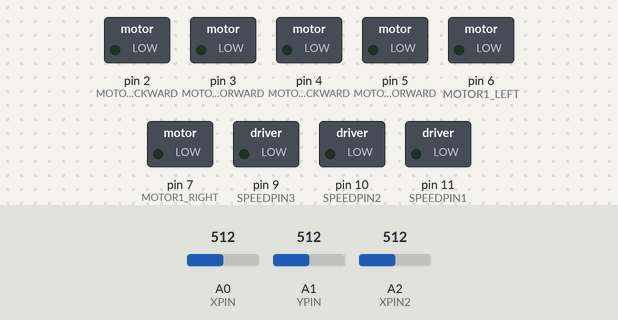
The sketch below on a simulated Arduino Uno, built with avr-gcc and run on an emulated ATmega328P. Shown: switched loads named in the sketch (green lamp = pin HIGH). The test bench sets the inputs (shaded band); at power-on: A0 (XPIN) = 512, A1 (YPIN) = 512, A2 (XPIN2) = 512.

Above: at 1.2 s.
1.3 s: A0 (XPIN) set to 531
At 2.4 s:
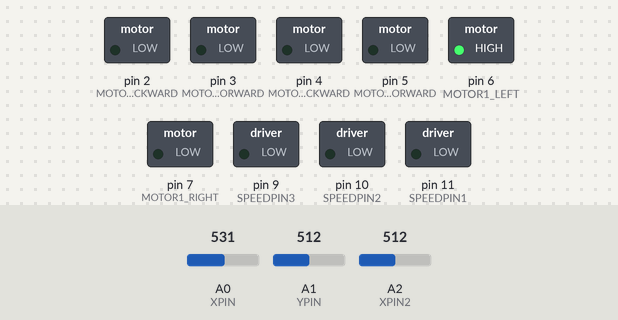
2.8 s: A1 (YPIN) set to 531
At 3.5 s:
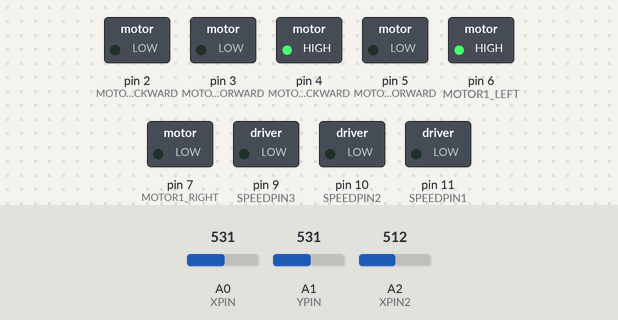
4.3 s: A2 (XPIN2) set to 531
At 4.7 s:
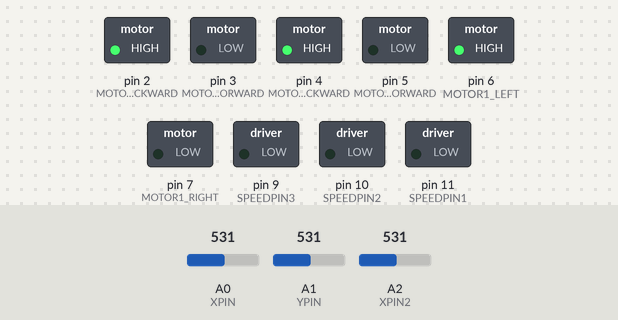
5.8 s: A0 (XPIN) set to 480
At 7.0 s:
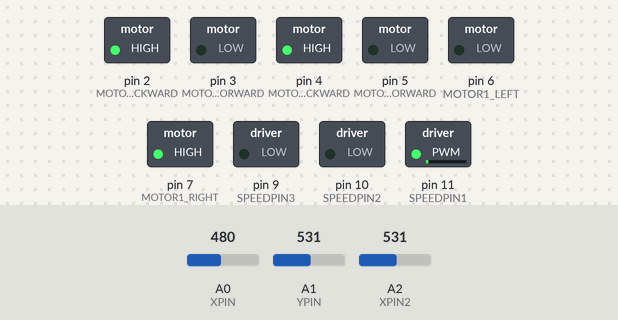
7.3 s: A1 (YPIN) set to 480
At 8.1 s:
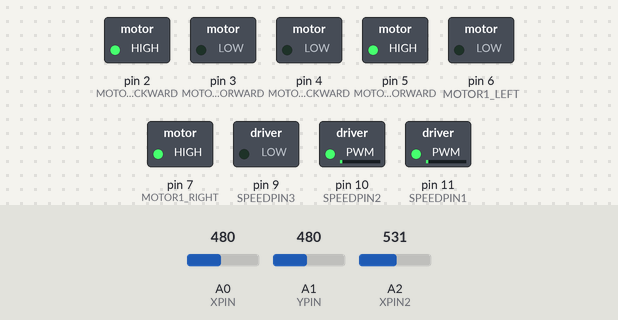
8.8 s: A2 (XPIN2) set to 480
At 9.3 s:
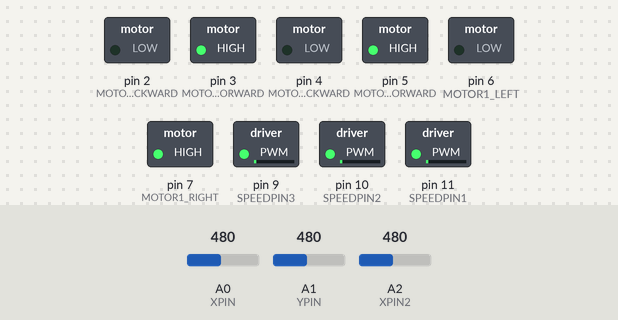
Timing chart, 0 to 11.3 s (numbered marks = the images above; inputs shaded):
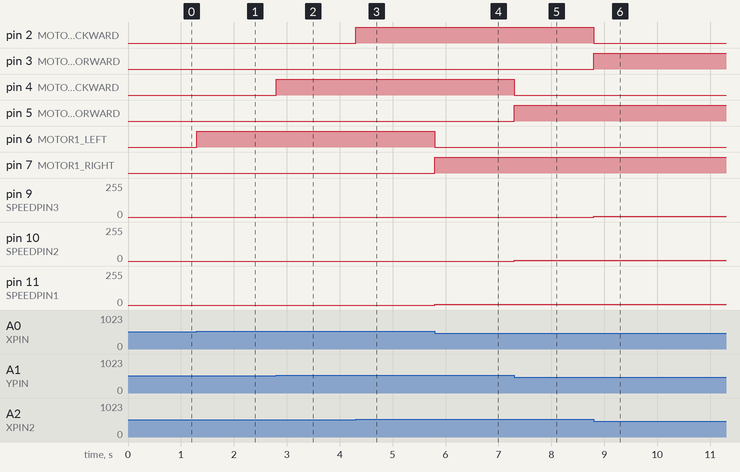

The sketch:

crane_project.ino
```cpp
// Joystick analog input pins
#define XPIN A0   // Joystick 1 - X axis
#define YPIN A1   // Joystick 1 - Y axis
#define XPIN2 A2  // Joystick 2 - X axis

// PWM output pins for motor speed control
#define SPEEDPIN1 11  // Motor 1 PWM
#define SPEEDPIN2 10  // Motor 2 PWM
#define SPEEDPIN3 9   // Motor 3 PWM

// Motor 1 control pins (rotation)
#define MOTOR1_RIGHT 7  // Motor 1 - Clockwise
#define MOTOR1_LEFT 6   // Motor 1 - Counterclockwise

// Motor 2 control pins (vertical motion)
#define MOTOR2_FORWARD 5   // Motor 2 - Forward (up)
#define MOTOR2_BACKWARD 4  // Motor 2 - Backward (down)

// Motor 3 control pins (horizontal motion)
#define MOTOR3_FORWARD 3   // Motor 3 - Forward (e.g. right)
#define MOTOR3_BACKWARD 2  // Motor 3 - Backward (e.g. left)

// Motor speed variables
int speedMotor1, speedMotor2, speedMotor3;

// Joystick value variables
int XVal, YVal, XVal2;

void setup() {
  // Set joystick pins as input
  pinMode(XPIN, INPUT);
  pinMode(YPIN, INPUT);
  pinMode(XPIN2, INPUT);

  // Set motor PWM pins as output
  pinMode(SPEEDPIN1, OUTPUT);
  pinMode(SPEEDPIN2, OUTPUT);
  pinMode(SPEEDPIN3, OUTPUT);

  // Set motor direction pins as output
  pinMode(MOTOR1_RIGHT, OUTPUT);
  pinMode(MOTOR1_LEFT, OUTPUT);
  pinMode(MOTOR2_FORWARD, OUTPUT);
  pinMode(MOTOR2_BACKWARD, OUTPUT);
  pinMode(MOTOR3_FORWARD, OUTPUT);
  pinMode(MOTOR3_BACKWARD, OUTPUT);
}

void loop() {
  // Read joystick values
  XVal = analogRead(XPIN);
  YVal = analogRead(YPIN);
  XVal2 = analogRead(XPIN2);

  // Motor 1 control - Joystick 1 X axis
  if (XVal > 530) {
    speedMotor1 = map(XVal, 530, 1023, 0, 255);
    digitalWrite(MOTOR1_RIGHT, LOW);
    digitalWrite(MOTOR1_LEFT, HIGH);
    analogWrite(SPEEDPIN1, speedMotor1);
  } else if (XVal < 490) {
    speedMotor1 = map(XVal, 490, 0, 0, 255);
    digitalWrite(MOTOR1_RIGHT, HIGH);
    digitalWrite(MOTOR1_LEFT, LOW);
    analogWrite(SPEEDPIN1, speedMotor1);
  }

  // Motor 2 control - Joystick 1 Y axis
  if (YVal > 530) {
    speedMotor2 = map(YVal, 530, 1023, 0, 255);
    digitalWrite(MOTOR2_FORWARD, LOW);
    digitalWrite(MOTOR2_BACKWARD, HIGH);
    analogWrite(SPEEDPIN2, speedMotor2);
  } else if (YVal < 490) {
    speedMotor2 = map(YVal, 490, 0, 0, 255);
    digitalWrite(MOTOR2_FORWARD, HIGH);
    digitalWrite(MOTOR2_BACKWARD, LOW);
    analogWrite(SPEEDPIN2, speedMotor2);
  }

  // Motor 3 control - Joystick 2 X axis
  if (XVal2 > 530) {
    speedMotor3 = map(XVal2, 530, 1023, 0, 255);
    digitalWrite(MOTOR3_FORWARD, LOW);
    digitalWrite(MOTOR3_BACKWARD, HIGH);
    analogWrite(SPEEDPIN3, speedMotor3);
  } else if (XVal2 < 490) {
    speedMotor3 = map(XVal2, 490, 0, 0, 255);
    digitalWrite(MOTOR3_FORWARD, HIGH);
    digitalWrite(MOTOR3_BACKWARD, LOW);
    analogWrite(SPEEDPIN3, speedMotor3);
  }
}
```

Measured:
- the behaviour switches between 530 and 531 on A0 (XPIN) (found by bisection; images 0 and 1)
- the behaviour switches between 530 and 531 on A1 (YPIN) (found by bisection; images 1 and 2)
- the behaviour switches between 530 and 531 on A2 (XPIN2) (found by bisection; images 2 and 3)
- after the input at 1.3 s, pin 6 (MOTOR1_LEFT): LOW → HIGH at once
- after the input at 2.8 s, pin 4 (MOTOR2_BACKWARD): LOW → HIGH at once
- after the input at 4.3 s, pin 2 (MOTOR3_BACKWARD): LOW → HIGH at once
- after the input at 5.8 s, pin 6 (MOTOR1_LEFT): HIGH → LOW at once; pin 7 (MOTOR1_RIGHT): LOW → HIGH at once; pin 11 (SPEEDPIN1): 0/255 → 5/255 at once
- after the input at 7.3 s, pin 4 (MOTOR2_BACKWARD): HIGH → LOW at once; pin 5 (MOTOR2_FORWARD): LOW → HIGH at once; pin 10 (SPEEDPIN2): 0/255 → 5/255 at once
- after the input at 8.8 s, pin 2 (MOTOR3_BACKWARD): HIGH → LOW at once; pin 3 (MOTOR3_FORWARD): LOW → HIGH at once; pin 9 (SPEEDPIN3): 0/255 → 5/255 at once
